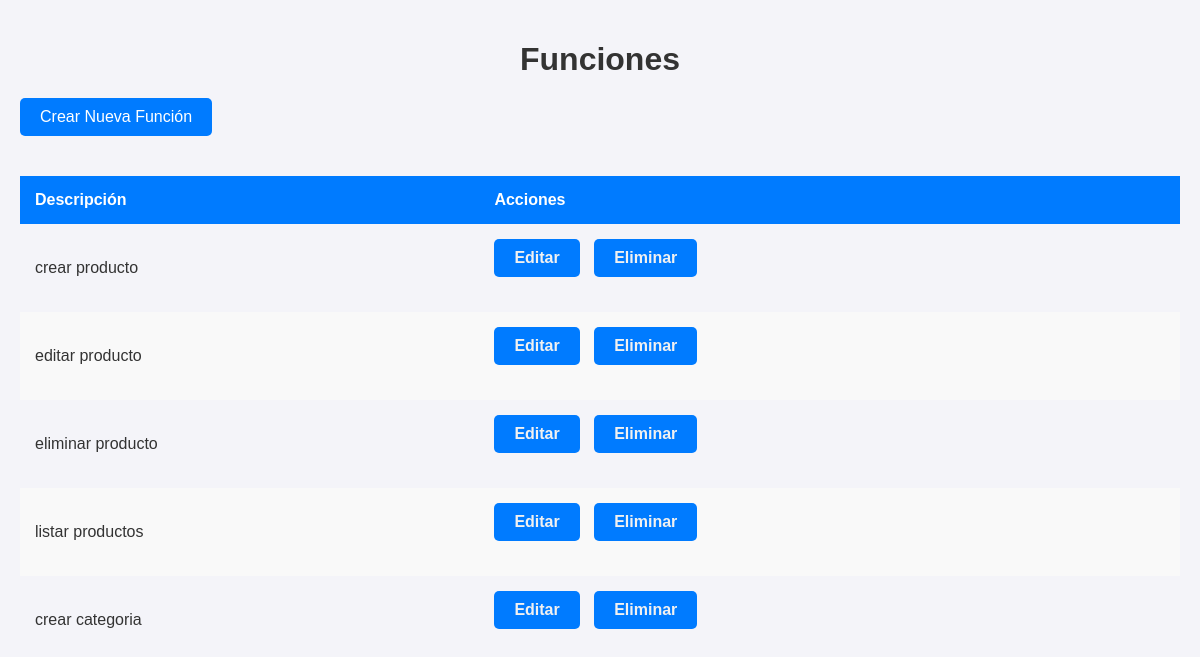
The app's page /funciones/ (signed in) with its own data.
### log/models.py (models this page shows, shortened)
class Funcion(models.Model):
    id = models.AutoField(primary_key=True, db_column='idFunciones')
    descripcion = models.CharField(max_length=45)
    class Meta:
        db_table = 'Funciones'
        verbose_name = 'Función'
        verbose_name_plural = 'Funciones'

### log/views.py (the view)
# urls.py: path('funciones/', views.lista_funciones, name='lista_funciones'),
def lista_funciones(request):
    if 'user_id' not in request.session:
        return redirect('login')
    funciones = Funcion.objects.all()
    return render(request, 'log/funciones/lista_funciones.html', {'funciones': funciones})

### log/templates/log/funciones/lista_funciones.html (shortened to what this page needs)
{% load static %}
<!DOCTYPE html>
<html>
<head>
    <link rel="stylesheet" href="{% static 'log/stylesListFun.css' %}">
</head>
<body>
    <h1>Funciones</h1>
    <a href="{% url 'crear_funcion' %}" class="button">Crear Nueva Función</a>
    <table>
        <thead>
            <tr>
                <th>Descripción</th>
                <th>Acciones</th>
            </tr>
        </thead>
        <tbody>
            {% for funcion in funciones %}
                <tr>
                    <td>{{ funcion.descripcion }}</td>
                    <td>
                        <a href="{% url 'editar_funcion' funcion.id %}" class="button edit">Editar</a>
                        <a href="{% url 'eliminar_funcion' funcion.id %}" class="button delete">Eliminar</a>
                    </td>
                </tr>
            {% endfor %}
        </tbody>
    </table>
</body>
</html>

### log/static/log/stylesListFun.css (style rules this page uses)
body { font-family: Arial, sans-serif; background-color: #f4f4f9; color: #333; margin: 0; padding: 20px; }
h1 { color: #333; text-align: center; font-weight: bold; margin-bottom: 20px; }
a.button { display: inline-block; background-color: #007bff; color: #fff; padding: 10px 20px; border-radius: 5px; text-decoration: none; font-size: 1em; margin-bottom: 20px; text-align: center; }
table { width: 100%; border-collapse: collapse; margin-top: 20px; }
table, th, td { border: none; }
th, td { padding: 15px; text-align: left; font-size: 1em; }
th { background-color: #007bff; color: #fff; font-weight: bold; }
tr:nth-child(even) { background-color: #f9f9f9; }
a.edit { color: #f1f1f1; font-weight: bold; text-decoration: none; margin-right: 10px; }
a.delete { color: #f1f1f1; font-weight: bold; text-decoration: none; }

### records on screen
Funcion: descripcion "crear producto"
Funcion: descripcion "editar producto"
Funcion: descripcion "eliminar producto"
Funcion: descripcion "listar productos"
Funcion: descripcion "crear categoria"
